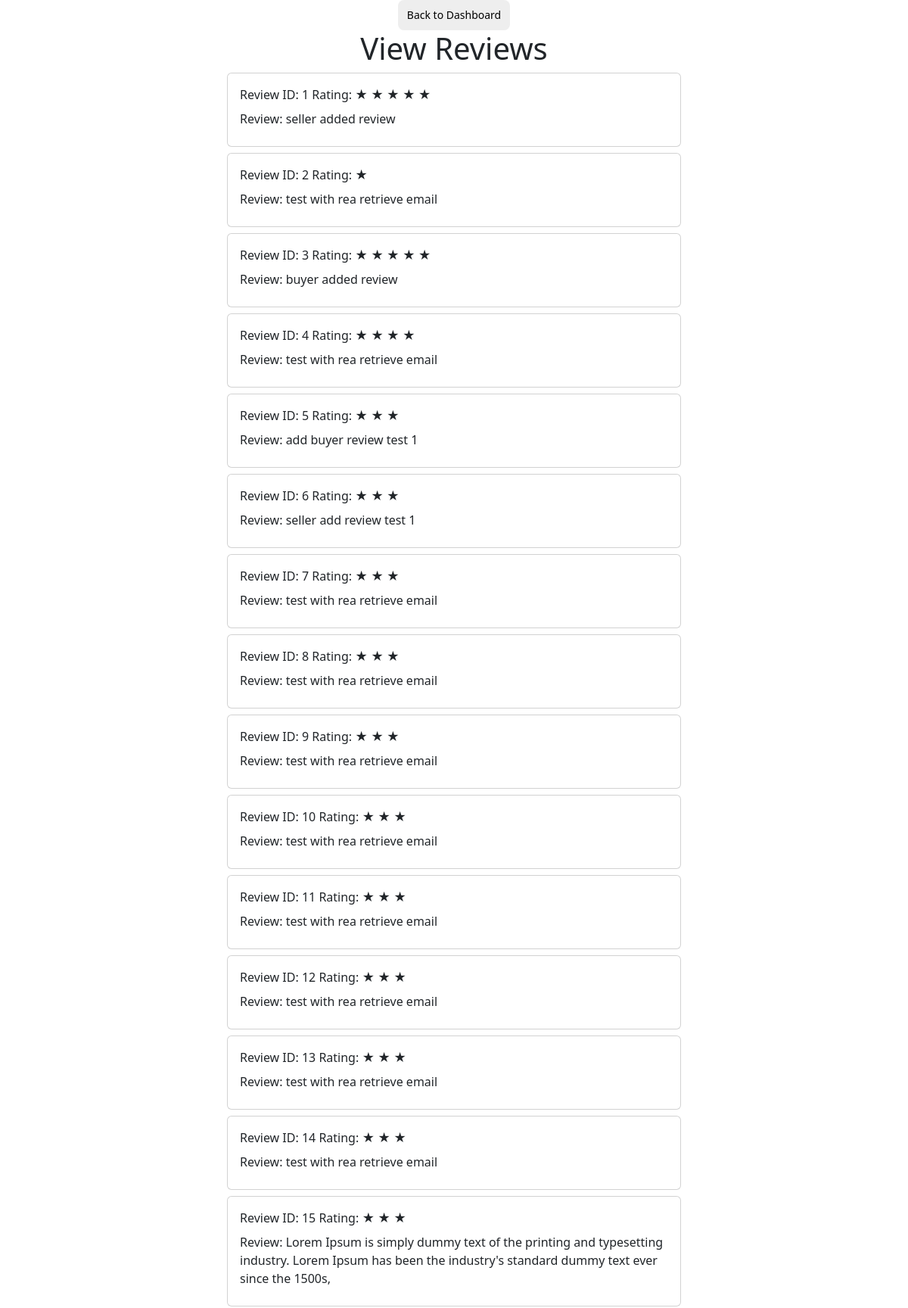
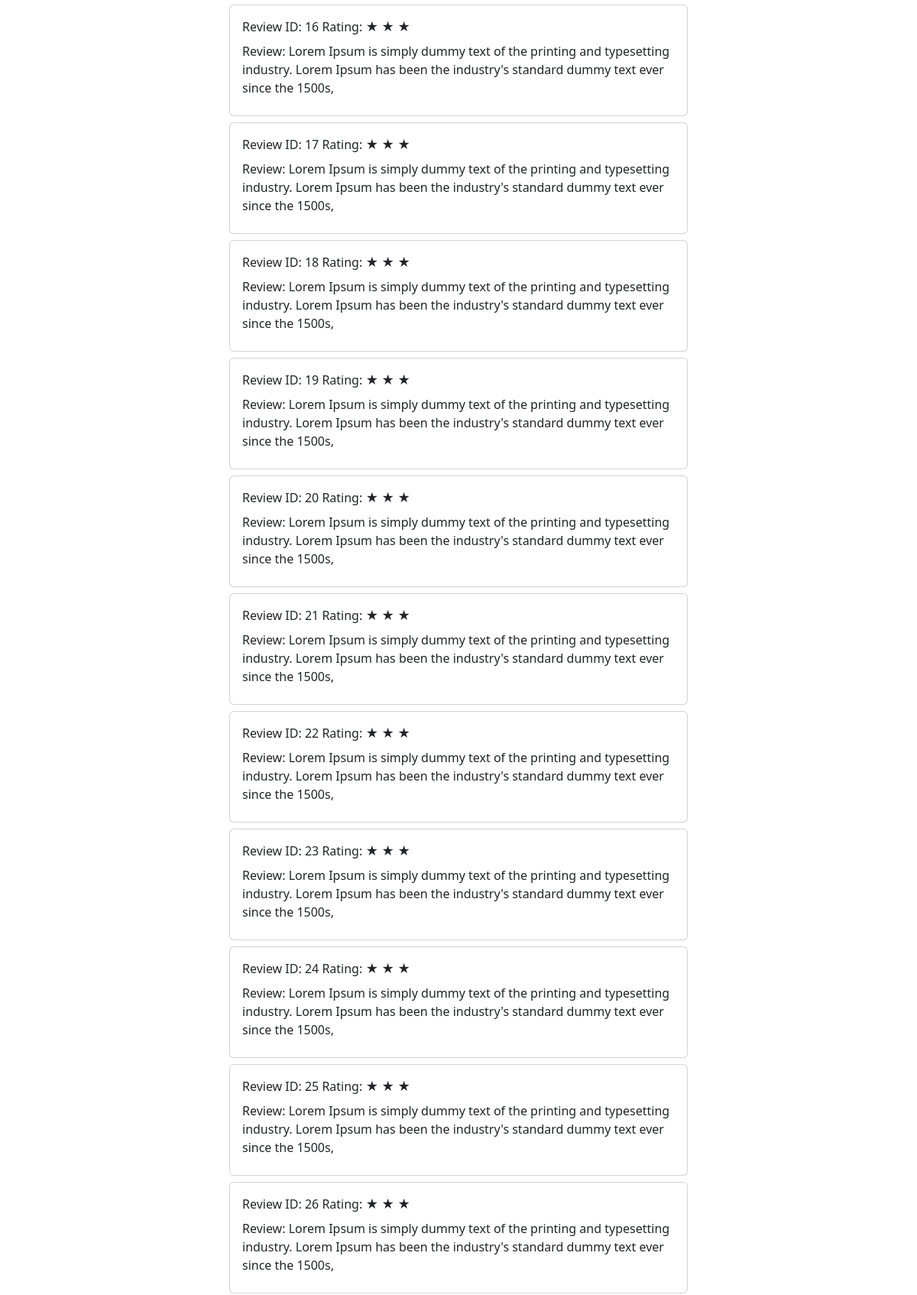
Page /viewReviews (signed in, upper part) on the committed database (2 pictures, top to bottom).
### app/entity/models.py (models this page shows, shortened)
class Review(Base):
    __tablename__ = "review"
    review_id = Column(Integer, primary_key=True, autoincrement=True, unique=True)
    review = Column(String(255), nullable=False)
    rating = Column(Integer, nullable=False)
    user_id = Column(Integer, ForeignKey('users_info.user_id'))
    rea_id = Column(Integer, ForeignKey('users_info.user_id'))
    @classmethod
    def get_reviews_by_rea_id(cls, rea_id):
        reviews = session.query(cls).filter(cls.rea_id==rea_id).all()
        return reviews
    def __repr__(self):
        return f'User("{self.user_id}","{self.review}","{self.rating}","{self.review_id}", "{self.rea_id}")'

### app/boundary/reaBoundary.py (the view)
@reaBP.route('/viewReviews', methods=['GET', 'POST'])
def view_review():
    return reaBoundary.view_reviews()

### app/boundary/reaBoundary.py (called while the page is built)
    def view_reviews(self):
        if request.method == 'GET':
            result = loginController.dashboard()
            if 'redirect' in result:
                return redirect(result['redirect'])
            user = result.get('user')
            print("Real Estate Agent ID: "+ str(user.user_id))
            reaController = reaReviewController()
            reviews = reaController.view_reviews(user.user_id)
            print(reviews)
        return render_template('REAgent/view-reviews.html', reviews=reviews)

### app/control/loginController.py (called while the page is built)
    def dashboard():
        if 'user_id' in session:
            user_id = session['user_id']
            user = User.dashboard(user_id)
            if user:
                return {'template': '/login/dashboard.html', 'user': user}
        return {'redirect': '/login'}

### app/control/reaController.py (called while the page is built)
    def view_reviews(self, rea_id):
        reviews = Review.get_reviews_by_rea_id(rea_id)
        return reviews

### app/entity/models.py (called while the page is built)
    def dashboard(user_id):
        user = session.query(User).filter_by(user_id=user_id).first()
        return user

### app/templates/REAgent/view-reviews.html (shortened to what this page needs)
{% extends 'base.html' %}
{% block body %}
<div class="center-container">
    <button style="background-color: #eee; border-radius: 8px; border: 0; cursor: pointer; display: inline-block; font-size: 14px; font-weight: 500; line-height: 20px; margin: 0; padding: 10px 12px; text-align: center;" onclick="back()">Back to Dashboard</button></div>
<div>
    <div class="text-center">
        <h1>View Reviews</h1>
    </div>
</div>
{% for review in reviews %}
<div>
    <div class="'container my-2">
        <div class="row-12 d-flex align-items-center h-100 justify-content-center flex-column">
            <div class="col-xl-6 col-lg-6 col-md-6 col-sm-12">
                <div class="card">
                    <div class="card-body">
                        <div>
                            <label for="role" class="form-label">Review ID: {{review.review_id}}</label>
                            <label for="role" class="form-label">Rating:
                                {% for i in range(review.rating) %}
                                <span class="fa fa-star checked">★</span>
                                {% endfor %}
                            </label><br>
                            <label for="role" class="form-label">Review: {{review.review}}</label>
                        </div>
                    </div>
                </div>
            </div>
        </div>
    </div>
</div>
{% endfor %}
    <br>
{% endblock %}

### app/templates/REAgent/view-reviews.html (style rules this page uses)
.center-container { display: flex; justify-content: center; align-items: center; height: 5vh; }

### rows in the picture
Review: review_id "1", rating 5 (drawn), review "seller added review"
Review: review_id "2", rating 1 (drawn), review "test with rea retrieve email"
Review: review_id "3", rating 5 (drawn), review "buyer added review"
Review: review_id "4", rating 4 (drawn), review "test with rea retrieve email"
Review: review_id "5", rating 3 (drawn), review "add buyer review test 1"
Review: review_id "6", rating 3 (drawn), review "seller add review test 1"
Review: review_id "7", rating 3 (drawn), review "test with rea retrieve email"
Review: review_id "8", rating 3 (drawn), review "test with rea retrieve email"
Review: review_id "9", rating 3 (drawn), review "test with rea retrieve email"
Review: review_id "10", rating 3 (drawn), review "test with rea retrieve email"
Review: review_id "11", rating 3 (drawn), review "test with rea retrieve email"
Review: review_id "12", rating 3 (drawn), review "test with rea retrieve email"
Review: review_id "13", rating 3 (drawn), review "test with rea retrieve email"
Review: review_id "14", rating 3 (drawn), review "test with rea retrieve email"
Review: review_id "15", rating 3 (drawn), review "Lorem Ipsum is simply dummy text of the printing and typesetting industry. Lorem Ipsum has been the industry's standard dummy text ever since the 1500s,"
Review: review_id "16", rating 3 (drawn), review "Lorem Ipsum is simply dummy text of the printing and typesetting industry. Lorem Ipsum has been the industry's standard dummy text ever since the 1500s,"
Review: review_id "17", rating 3 (drawn), review "Lorem Ipsum is simply dummy text of the printing and typesetting industry. Lorem Ipsum has been the industry's standard dummy text ever since the 1500s,"
Review: review_id "18", rating 3 (drawn), review "Lorem Ipsum is simply dummy text of the printing and typesetting industry. Lorem Ipsum has been the industry's standard dummy text ever since the 1500s,"
Review: review_id "19", rating 3 (drawn), review "Lorem Ipsum is simply dummy text of the printing and typesetting industry. Lorem Ipsum has been the industry's standard dummy text ever since the 1500s,"
Review: review_id "20", rating 3 (drawn), review "Lorem Ipsum is simply dummy text of the printing and typesetting industry. Lorem Ipsum has been the industry's standard dummy text ever since the 1500s,"
Review: review_id "21", rating 3 (drawn), review "Lorem Ipsum is simply dummy text of the printing and typesetting industry. Lorem Ipsum has been the industry's standard dummy text ever since the 1500s,"
Review: review_id "22", rating 3 (drawn), review "Lorem Ipsum is simply dummy text of the printing and typesetting industry. Lorem Ipsum has been the industry's standard dummy text ever since the 1500s,"
Review: review_id "23", rating 3 (drawn), review "Lorem Ipsum is simply dummy text of the printing and typesetting industry. Lorem Ipsum has been the industry's standard dummy text ever since the 1500s,"
Review: review_id "24", rating 3 (drawn), review "Lorem Ipsum is simply dummy text of the printing and typesetting industry. Lorem Ipsum has been the industry's standard dummy text ever since the 1500s,"
Review: review_id "25", rating 3 (drawn), review "Lorem Ipsum is simply dummy text of the printing and typesetting industry. Lorem Ipsum has been the industry's standard dummy text ever since the 1500s,"
Review: review_id "26", rating 3 (drawn), review "Lorem Ipsum is simply dummy text of the printing and typesetting industry. Lorem Ipsum has been the industry's standard dummy text ever since the 1500s,"
